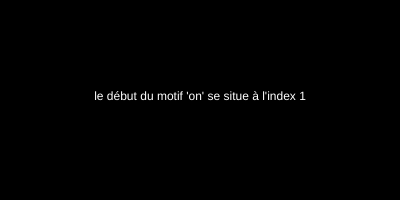
Frame 1 (no input)
Frame 60 (no input): identical to frame 1, image omitted
Frame 120 (the mouse pressed at the canvas centre since frame 60): identical to frame 1, image omitted

The p5.js sketch that drew this single still picture (run headless with seeded random() and noise() and a simulated clock; from frame 60 on, the mouse is pressed at the canvas centre):

// p5.js sketch
// ── sketch.js
// http://www.ac-grenoble.fr/disciplines/informatiquelycee/p5_base_a10.html


var msg;
var motif;
var i;

function setup()
{
  can=createCanvas(400,200);
  background(0);
  msg="Bonjour le monde!";
  motif="on";
  i=msg.indexOf(motif);
  textAlign(CENTER);
  fill(255);
  text("le début du motif '"+motif+"' se situe à l'index "+i,200,100);
}


function draw()
{
  
}
